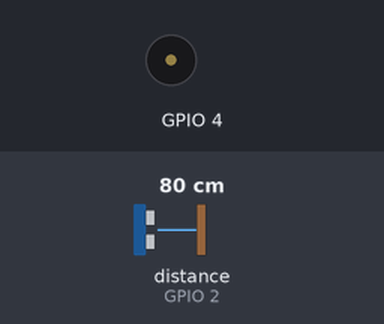
Bench run of a sketch on a simulated ESP32. On the bench: buzzer (waves = sounding). The test bench sets the inputs (shaded band); at power-on: distance to the obstacle (sensor on GPIO 2) 80 cm. WiFi joins after 1.5 s; servers stay silent unless stated; uploads are accepted with an empty reply; what the sketch prints to the serial monitor is not drawn.

Above: at 2.5 s.
At 6.7 s:
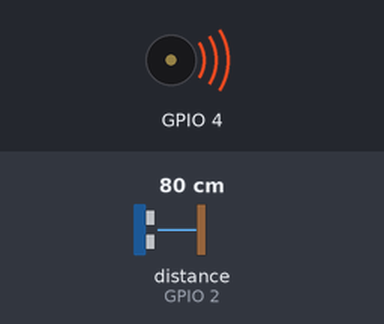
Timing chart, 0 to 12.6 s (numbered marks = the images above):
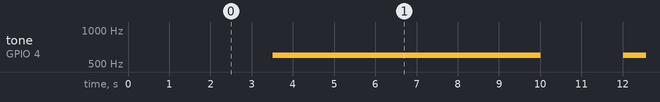

The sketch:

blind.ino
```cpp
#include <WiFi.h>;
#include <HTTPClient.h>;
#include <WiFiClient.h>
#include <HCSR04.h>

const char* ssid = "kim";
//Bugs amalina_vs_paula...
const char* password = "1234567890";
HCSR04 hc(15,2);


void setup() {
  // put your setup code here, to run once:
  Serial.begin(115200);
  WiFi.begin(ssid, password);
  Serial.print("Connecting to wifi");

  while(WiFi.status() != WL_CONNECTED){
    Serial.print(".");
    delay(500);
    }

    Serial.println("\nConnected to the WiFi network");
    Serial.print("IP address: ");
    Serial.println(WiFi.localIP());

}

void loop() {
  double distance;
  String state;
  // put your main code here, to run repeatedly:
  Serial.println(hc.dist());
  if(WiFi.status() == WL_CONNECTED){

    Serial.println("You are fully connected to wifi");
    HTTPClient http;
    tone(4,0);

//   192.168.56.47:8383
    http.begin("http://192.168.43.224:8383/api/index.php?");
    http.addHeader("Content-Type", "json");
    http.addHeader("Content-Type", "application/x-www-form-urlencoded");

    delay(2000);
    tone(4,600);
    delay(1300);

//     int httpResponseCode = http.POT("POSTING from ESP32");
//       int httpResponseCode = http.POST();
//     int httpResponseCode = http.GET();

       distance=hc.dist();
       state="";
      if(distance>1 || distance<=9){
       state="next";
     }else if(distance>10 || distance<=15){
       state="prev";
     }else if(distance>15 || distance <=20){
       state="pause";
     }else  if(distance>20 || distance <=30){
       state="play";
     }
     int httpResponseCode = http.sendRequest("POST", "dist="+String(distance)+String("&") +String("state=") +String(state) );

     delay(1000);


    if(httpResponseCode > 0){

       String response = http.getString();

       Serial.println(httpResponseCode);
       Serial.println(response);

      }else{
        Serial.println("Error on sending POST: ");
        Serial.println(httpResponseCode);
        }

        http.end();
      }// end of wifi status

       else{

          Serial.println("Error in WiFi connection");
        }

      delay(4000);


    }
```

Measured:
- by itself, tone on GPIO 4: alternates 600 Hz for 6.5 s and silent for 2.0 s
